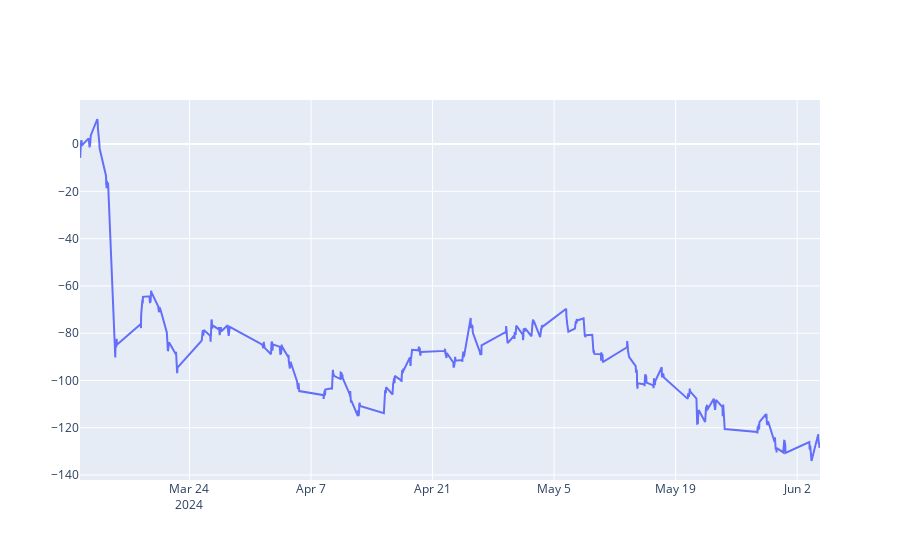

Notebook cell for this chart:
### Code cell
# Plot the difference between the two tickers

fig = go.Figure()
fig.add_trace(go.Scatter(x=tsm_qcom_dif.index, y=tsm_qcom_dif, name='TSM-QCOM'))

fig.show()

### Figure 1 — Plotly figure (JSON) as saved in the notebook; plotly's stock layout.template omitted (floating-point values rounded to 4 significant figures; data arrays with more than 128 entries replaced by an {"elided": "..."} marker saying what was removed)
{"data": [{"name": "TSM-QCOM", "type": "scatter", "x": {"elided": "779 str values"}, "y": {"elided": "779 float values"}}], "layout": {}}
